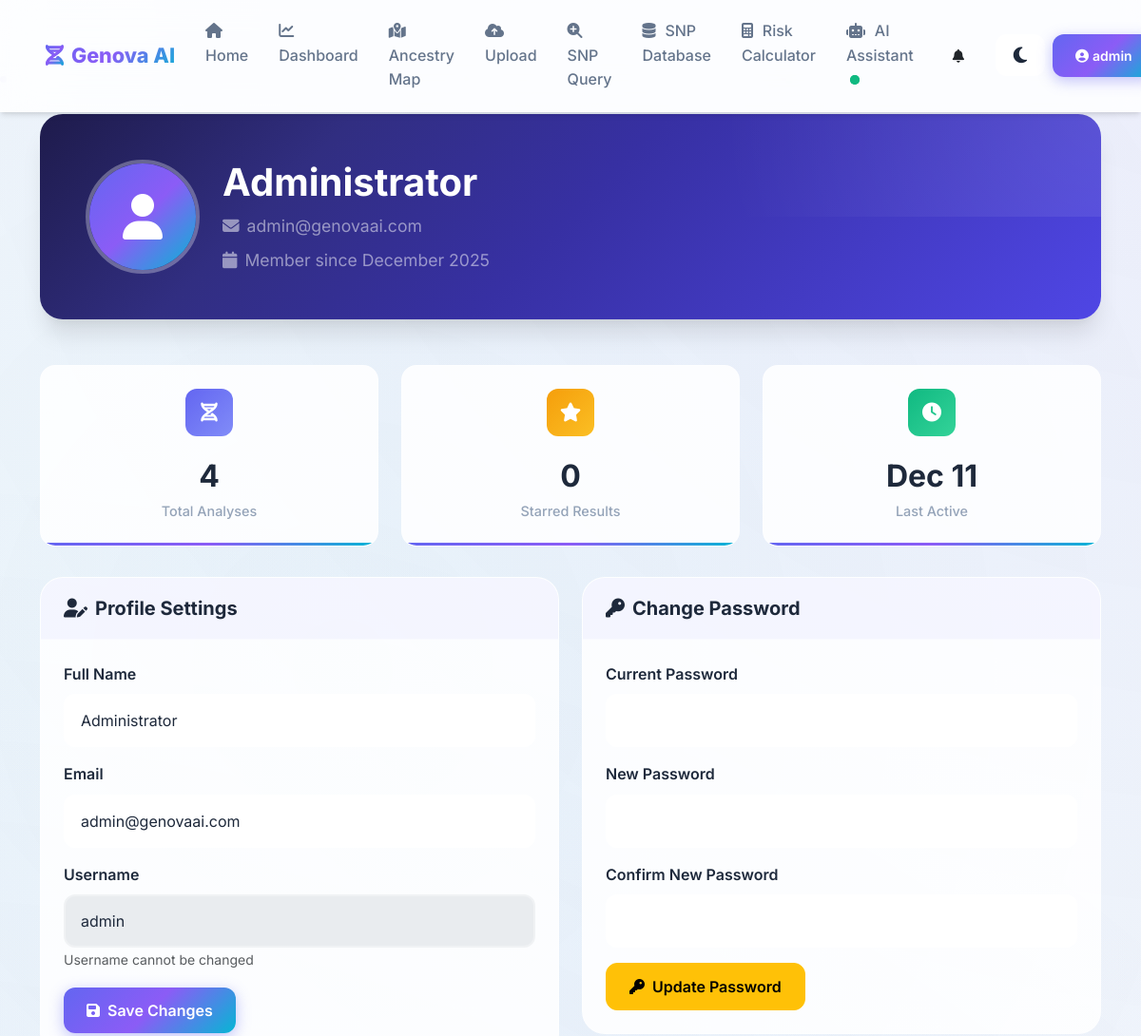
The page /profile (signed in, upper part) on the database as committed earlier.
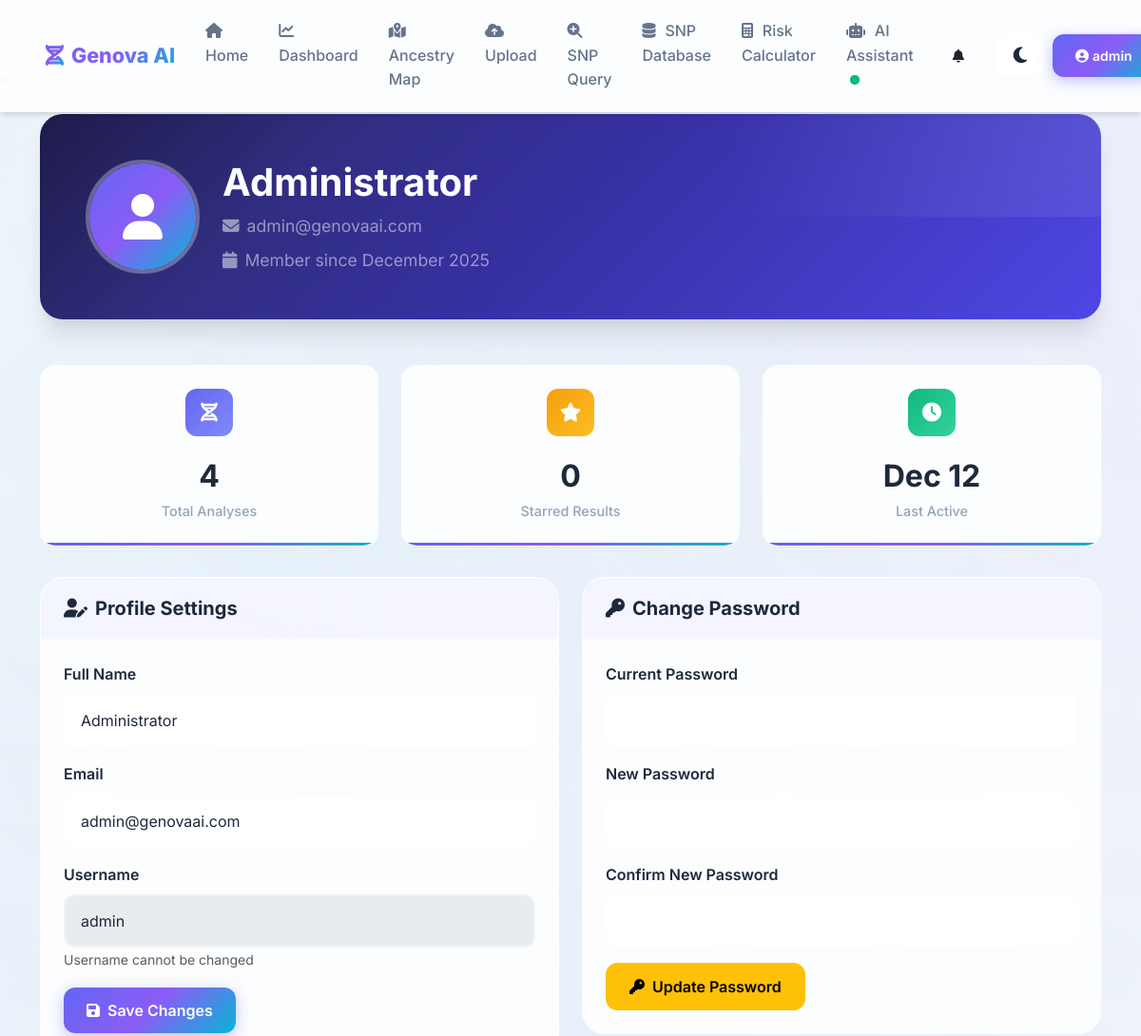
The same page on the database as committed later.
### database/models.py (models this page shows, shortened)
class User(UserMixin, db.Model):
    __tablename__ = 'users'
    id = db.Column(db.Integer, primary_key=True)
    username = db.Column(db.String(80), unique=True, nullable=False, index=True)
    email = db.Column(db.String(120), unique=True, nullable=False, index=True)
    password_hash = db.Column(db.String(256), nullable=False)
    full_name = db.Column(db.String(150))
    avatar_url = db.Column(db.String(500))
    created_at = db.Column(db.DateTime, default=datetime.utcnow)
    last_login = db.Column(db.DateTime)
    is_active = db.Column(db.Boolean, default=True)
    is_admin = db.Column(db.Boolean, default=False)
    analyses = db.relationship('AnalysisHistory', backref='user', lazy='dynamic', cascade='all, delete-orphan')

### routes/auth_routes.py (the view)
@auth_bp.route('/profile')
@login_required
def profile():
    from database import AnalysisHistory
    from sqlalchemy import or_
    base_query = AnalysisHistory.query.filter(
        or_(AnalysisHistory.user_id == current_user.id, AnalysisHistory.user_id == None)
    )
    total_analyses = base_query.count()
    starred_analyses = base_query.filter(AnalysisHistory.is_starred == True).count()
    recent_analyses = base_query.order_by(AnalysisHistory.created_at.desc()).limit(5).all()
    stats = {
        'total_analyses': total_analyses,
        'starred_analyses': starred_analyses,
        'recent_analyses': recent_analyses
    }
    return render_template('auth/profile.html', stats=stats)

### app.py (called while the page is built)
@login_manager.user_loader
def load_user(user_id):
    return User.query.get(int(user_id))

@app.context_processor
def inject_user():
    return dict(current_user=current_user)

### templates/auth/profile.html (shortened to what this page needs)
{% extends "base.html" %}
{% block content %}
<div class="container py-4">
    <section class="hero-section mb-5" data-aos="fade-up">
        <div class="d-flex align-items-center gap-4 flex-wrap">
            <div class="profile-avatar">
                {% if current_user.avatar_url %}
                <img src="{{ current_user.avatar_url }}" alt="{{ current_user.username }}" class="avatar-img">
                {% else %}
                <div class="avatar-placeholder">
                    <i class="fas fa-user fa-3x"></i>
                </div>
                {% endif %}
            </div>
            <div>
                <h1 class="display-5 fw-bold text-white mb-2">
                    {{ current_user.full_name or current_user.username }}
                </h1>
                <p class="text-white-50 mb-2">
                    <i class="fas fa-envelope me-2"></i>{{ current_user.email }}
                </p>
                <p class="text-white-50 mb-0">
                    <i class="fas fa-calendar me-2"></i>Member since {{ current_user.created_at.strftime('%B %Y') if current_user.created_at else 'N/A' }}
                </p>
            </div>
        </div>
    </section>
    <div class="row g-4">
        <div class="col-md-4" data-aos="fade-up" data-aos-delay="100">
            <div class="stat-card">
                <div class="stat-icon blue">
                    <i class="fas fa-dna"></i>
                </div>
                <div class="stat-value">{{ stats.total_analyses }}</div>
                <div class="stat-label">Total Analyses</div>
            </div>
        </div>
        <div class="col-md-4" data-aos="fade-up" data-aos-delay="200">
            <div class="stat-card">
                <div class="stat-icon gold">
                    <i class="fas fa-star"></i>
                </div>
                <div class="stat-value">{{ stats.starred_analyses }}</div>
                <div class="stat-label">Starred Results</div>
            </div>
        </div>
        <div class="col-md-4" data-aos="fade-up" data-aos-delay="300">
            <div class="stat-card">
                <div class="stat-icon green">
                    <i class="fas fa-clock"></i>
                </div>
                <div class="stat-value">{{ current_user.last_login.strftime('%b %d') if current_user.last_login else 'N/A' }}</div>
                <div class="stat-label">Last Active</div>
            </div>
        </div>
    </div>
    <div class="row g-4 mt-2">
        <div class="col-lg-6" data-aos="fade-up" data-aos-delay="400">
            <div class="profile-card">
                <div class="profile-card-header">
                    <h5 class="mb-0"><i class="fas fa-user-edit me-2"></i>Profile Settings</h5>
                </div>
                <div class="profile-card-body">
                    <form method="POST" action="{{ url_for('auth.update_profile') }}">
                        <div class="mb-3">
                            <label for="full_name" class="form-label">Full Name</label>
                            <input type="text" class="form-control" id="full_name" name="full_name"
                                   value="{{ current_user.full_name or '' }}">
                        </div>
                        <div class="mb-3">
                            <label for="email" class="form-label">Email</label>
                            <input type="email" class="form-control" id="email" name="email"
                                   value="{{ current_user.email }}">
                        </div>
                        <div class="mb-3">
                            <label class="form-label">Username</label>
                            <input type="text" class="form-control" value="{{ current_user.username }}" disabled>
                            <small class="text-muted">Username cannot be changed</small>
                        </div>
                        <button type="submit" class="btn btn-primary">
                            <i class="fas fa-save me-2"></i>Save Changes
                        </button>
                    </form>
                </div>
            </div>
        </div>
        <div class="col-lg-6" data-aos="fade-up" data-aos-delay="500">
            <div class="profile-card">
                <div class="profile-card-header">
                    <h5 class="mb-0"><i class="fas fa-key me-2"></i>Change Password</h5>
                </div>
                <div class="profile-card-body">
                    <form method="POST" action="{{ url_for('auth.change_password') }}">
                        <div class="mb-3">
                            <label for="current_password" class="form-label">Current Password</label>
                            <input type="password" class="form-control" id="current_password" name="current_password" required>
                        </div>
                        <div class="mb-3">
                            <label for="new_password" class="form-label">New Password</label>
                            <input type="password" class="form-control" id="new_password" name="new_password" required minlength="6">
                        </div>
                        <div class="mb-3">
                            <label for="confirm_password" class="form-label">Confirm New Password</label>
                            <input type="password" class="form-control" id="confirm_password" name="confirm_password" required>
                        </div>
                        <button type="submit" class="btn btn-warning">
                            <i class="fas fa-key me-2"></i>Update Password
                        </button>
                    </form>
                </div>
            </div>
        </div>
    </div>
</div>
{% endblock %}

### templates/base.html (shortened to what this page needs)
<!DOCTYPE html>
<html lang="en" data-bs-theme="light">
<head>
    <link href="https://cdn.jsdelivr.net/npm/bootstrap@5.3.0-alpha1/dist/css/bootstrap.min.css" rel="stylesheet">
    <link rel="stylesheet" href="https://cdnjs.cloudflare.com/ajax/libs/font-awesome/6.5.1/css/all.min.css" />
    <link href="https://unpkg.com/aos@2.3.1/dist/aos.css" rel="stylesheet">
    <link rel="stylesheet" href="{{ url_for('static', filename='css/styles.css') }}">
</head>
<body>
    <div class="animated-bg"></div>
    <nav class="navbar navbar-expand-lg fixed-top" id="mainNav">
        <div class="container-fluid px-4">
            <a class="navbar-brand" href="/">
                <i class="fas fa-dna"></i>
                <span>Genova AI</span>
            </a>
            <div class="collapse navbar-collapse" id="navbarCollapse">
                <ul class="navbar-nav mx-auto mb-2 mb-lg-0">
                    <li class="nav-item">
                        <a class="nav-link {% if request.path == '/' %}active{% endif %}" href="/">
                            <i class="fas fa-home"></i>
                            <span>Home</span>
                        </a>
                    </li>
                    <li class="nav-item">
                        <a class="nav-link {% if request.path == '/dashboard' %}active{% endif %}" href="/dashboard">
                            <i class="fas fa-chart-line"></i>
                            <span>Dashboard</span>
                        </a>
                    </li>
                    <li class="nav-item">
                        <a class="nav-link {% if request.path == '/ancestry-map' %}active{% endif %}" href="/ancestry-map">
                            <i class="fas fa-map-marked-alt"></i>
                            <span>Ancestry Map</span>
                        </a>
                    </li>
                    <li class="nav-item">
                        <a class="nav-link {% if request.path == '/upload' %}active{% endif %}" href="/upload">
                            <i class="fas fa-cloud-upload-alt"></i>
                            <span>Upload</span>
                        </a>
                    </li>
                    <li class="nav-item">
                        <a class="nav-link {% if request.path == '/snp_query' %}active{% endif %}" href="/snp_query">
                            <i class="fas fa-search-plus"></i>
                            <span>SNP Query</span>
                        </a>
                    </li>
                    <li class="nav-item">
                        <a class="nav-link {% if request.path == '/snp-database' %}active{% endif %}" href="/snp-database">
                            <i class="fas fa-database"></i>
                            <span>SNP Database</span>
                        </a>
                    </li>
                    <li class="nav-item">
                        <a class="nav-link {% if request.path == '/risk-calculator' %}active{% endif %}" href="/risk-calculator">
                            <i class="fas fa-calculator"></i>
                            <span>Risk Calculator</span>
                        </a>
                    </li>
                    <li class="nav-item">
                        <a class="nav-link {% if request.path == '/chat' %}active{% endif %}" href="/chat">
                            <i class="fas fa-robot"></i>
                            <span>AI Assistant</span>
                            <span class="pulse-dot ms-1"></span>
                        </a>
                    </li>
                </ul>
                <div class="d-flex align-items-center gap-2">
                    <div class="dropdown" id="notifications-dropdown">
                        <button class="btn btn-sm position-relative" type="button" data-bs-toggle="dropdown" aria-expanded="false" title="Notifications">
                            <i class="fas fa-bell"></i>
                        </button>
                    </div>
                    <button class="btn btn-sm" id="theme-toggle" title="Toggle theme">
                        <i class="fas fa-moon" id="dark-icon"></i>
                    </button>
                    {% if current_user.is_authenticated %}
                    <div class="dropdown">
                        <button class="btn btn-sm btn-primary dropdown-toggle" type="button" data-bs-toggle="dropdown">
                            <i class="fas fa-user-circle me-1"></i>{{ current_user.username }}
                        </button>
                    </div>
                    {% else %}
                    <a href="/login" class="btn btn-sm btn-outline-primary">
                        <i class="fas fa-sign-in-alt me-1"></i>Login
                    </a>
                    {% endif %}
                </div>
            </div>
        </div>
    </nav>
    <div class="container-fluid">
        <div class="row">
            <main class="col-12 px-md-4 py-3">
                <div class="page-content fade-in">
                    {% block content %}{% endblock %}
                </div>
            </main>
        </div>
    </div>
</body>
</html>

### templates/base.html (style rules this page uses)
body:not(.modal-open) { overflow: auto !important; padding-right: 0 !important; }

### templates/auth/profile.html (style rules this page uses)
.profile-avatar { width: 120px; height: 120px; border-radius: 50%; overflow: hidden; border: 4px solid rgba(255, 255, 255, 0.3); }
.avatar-placeholder { width: 100%; height: 100%; background: var(--gradient-primary); display: flex; align-items: center; justify-content: center; color: white; }
.stat-card { background: var(--glass-bg); backdrop-filter: blur(20px); border-radius: var(--radius-lg); border: 1px solid var(--glass-border); padding: 1.5rem; text-align: center; transition: all 0.3s ease; }
.stat-icon { width: 50px; height: 50px; border-radius: 12px; display: flex; align-items: center; justify-content: center; margin: 0 auto 1rem; font-size: 1.25rem; color: white; }
.stat-icon.blue { background: linear-gradient(135deg, #6366f1, #818cf8); }
.stat-icon.gold { background: linear-gradient(135deg, #f59e0b, #fbbf24); }
.stat-icon.green { background: linear-gradient(135deg, #10b981, #34d399); }
.stat-value { font-size: 2rem; font-weight: 700; color: var(--text-primary); }
.stat-label { color: var(--text-muted); font-size: 0.9rem; }
.profile-card { background: var(--glass-bg); backdrop-filter: blur(20px); border-radius: var(--radius-xl); border: 1px solid var(--glass-border); overflow: hidden; }
.profile-card-header { padding: 1.25rem 1.5rem; border-bottom: 1px solid var(--glass-border); background: rgba(99, 102, 241, 0.05); }
.profile-card-body { padding: 1.5rem; }

Rows that differ between the two databases and show on the page:
changed User "Administrator": last_login "Dec 11" → "Dec 12"
